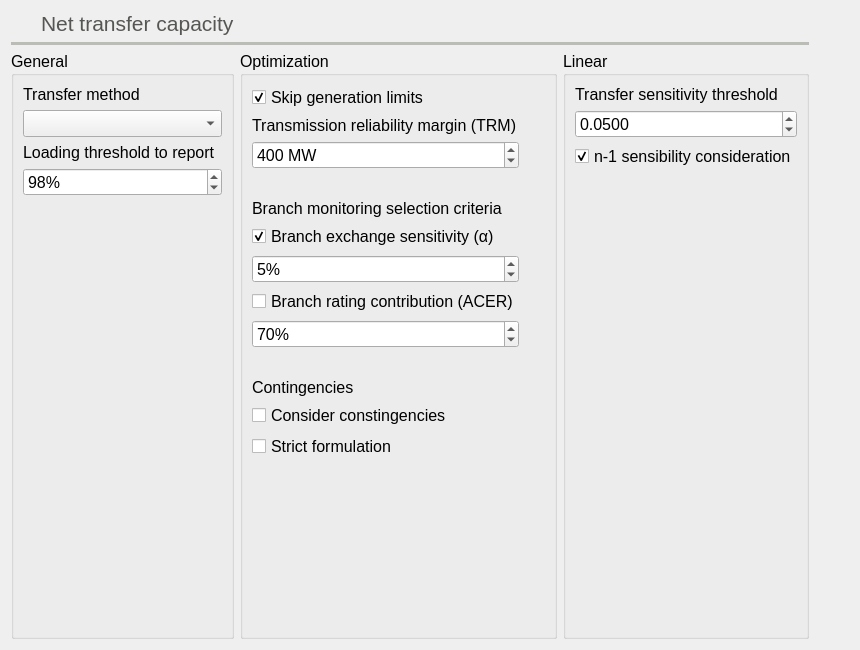
          <widget class="QWidget" name="ntc_tab">
           <property name="toolTip">
            <string>Net transfer capacity settings</string>
           </property>
           <attribute name="icon">
            <iconset resource="../Icons/icons.qrc">
             <normaloff>:/Icons/icons/ntc_opf.png</normaloff>:/Icons/icons/ntc_opf.png</iconset>
           </attribute>
           <attribute name="title">
            <string>Ntc</string>
           </attribute>
           <attribute name="toolTip">
            <string>Network transfer capacity related settings</string>
           </attribute>
           <layout class="QGridLayout" name="gridLayout_13">
            <item row="2" column="2" rowspan="2">
             <widget class="QGroupBox" name="groupBox_5">
              <property name="font">
               <font>
                <pointsize>12</pointsize>
               </font>
              </property>
              <property name="title">
               <string>Optimization</string>
              </property>
              <layout class="QGridLayout" name="gridLayout_15">
               <item row="7" column="0">
                <widget class="QCheckBox" name="ntcSelectBasedOnAcerCriteriaCheckBox">
                 <property name="toolTip">
                  <string>&lt;html&gt;&lt;head/&gt;&lt;body&gt;&lt;p&gt;This criteria springs from the ACER (Agency for the Cooperation for Energy Regulators).&lt;/p&gt;&lt;p&gt;It determines that a branch is only relevant to be considered in a NTC calculation if the flow due to the exchange is over a percentage (70%) &lt;/p&gt;&lt;p&gt;&lt;br/&gt;&lt;/p&gt;&lt;p&gt;A branch is monitored only if:&lt;/p&gt;&lt;p&gt;(branch_rate * 70%) / branch_alpha &amp;lt;= total exchange rating&lt;/p&gt;&lt;/body&gt;&lt;/html&gt;</string>
                 </property>
                 <property name="text">
                  <string>Branch rating contribution (ACER)</string>
                 </property>
                </widget>
               </item>
               <item row="0" column="0" colspan="2">
                <widget class="QCheckBox" name="skipNtcGenerationLimitsCheckBox">
                 <property name="toolTip">
                  <string>If activated, the generation limits are not considered</string>
                 </property>
                 <property name="text">
                  <string>Skip generation limits</string>
                 </property>
                 <property name="checked">
                  <bool>true</bool>
                 </property>
                </widget>
               </item>
               <item row="2" column="0">
                <widget class="QSpinBox" name="trmSpinBox">
                 <property name="suffix">
                  <string> MW</string>
                 </property>
                 <property name="maximum">
                  <number>1500</number>
                 </property>
                 <property name="singleStep">
                  <number>10</number>
                 </property>
                 <property name="value">
                  <number>400</number>
                 </property>
                 <property name="displayIntegerBase">
                  <number>10</number>
                 </property>
                </widget>
               </item>
               <item row="11" column="0" colspan="2">
                <widget class="QCheckBox" name="consider_ntc_contingencies_checkBox">
                 <property name="toolTip">
                  <string>If checked, the NTC optimization will use the system declared contingencies</string>
                 </property>
                 <property name="text">
                  <string>Consider constingencies</string>
                 </property>
                </widget>
               </item>
               <item row="5" column="0">
                <widget class="QCheckBox" name="ntcSelectBasedOnExchangeSensitivityCheckBox">
                 <property name="toolTip">
                  <string>&lt;html&gt;&lt;head/&gt;&lt;body&gt;&lt;p&gt;A branch is monitored solely based on its contribution to the inter-area excahge sensitivity. Therefore a branch is selected if it's alpha value is greater than the set alpha %&lt;/p&gt;&lt;/body&gt;&lt;/html&gt;</string>
                 </property>
                 <property name="text">
                  <string>Branch exchange sensitivity (α)</string>
                 </property>
                 <property name="checked">
                  <bool>true</bool>
                 </property>
                </widget>
               </item>
               <item row="8" column="0">
                <widget class="QSpinBox" name="ntcLoadRuleSpinBox">
                 <property name="suffix">
                  <string>%</string>
                 </property>
                 <property name="maximum">
                  <number>100</number>
                 </property>
                 <property name="value">
                  <number>70</number>
                 </property>
                </widget>
               </item>
               <item row="9" column="0">
                <widget class="QLabel" name="label_26">
                 <property name="text">
                  <string/>
                 </property>
                </widget>
               </item>
               <item row="13" column="1">
                <spacer name="verticalSpacer_23">
                 <property name="orientation">
                  <enum>Qt::Orientation::Vertical</enum>
                 </property>
                 <property name="sizeHint" stdset="0">
                  <size>
                   <width>20</width>
                   <height>168</height>
                  </size>
                 </property>
                </spacer>
               </item>
               <item row="3" column="0">
                <widget class="QLabel" name="label_36">
                 <property name="text">
                  <string/>
                 </property>
                </widget>
               </item>
               <item row="4" column="0" colspan="2">
                <widget class="QLabel" name="label_64">
                 <property name="palette">
                  <palette>
                   <active>
                    <colorrole role="WindowText">
                     <brush brushstyle="SolidPattern">
                      <color alpha="255">
                       <red>36</red>
                       <green>31</green>
                       <blue>49</blue>
                      </color>
                     </brush>
                    </colorrole>
                   </active>
                   <inactive>
                    <colorrole role="WindowText">
                     <brush brushstyle="SolidPattern">
                      <color alpha="255">
                       <red>0</red>
                       <green>0</green>
                       <blue>0</blue>
                      </color>
                     </brush>
                    </colorrole>
                   </inactive>
                   <disabled>
                    <colorrole role="WindowText">
                     <brush brushstyle="SolidPattern">
                      <color alpha="255">
                       <red>190</red>
                       <green>190</green>
                       <blue>190</blue>
                      </color>
                     </brush>
                    </colorrole>
                   </disabled>
                  </palette>
                 </property>
                 <property name="font">
                  <font>
                   <pointsize>12</pointsize>
                   <bold>false</bold>
                  </font>
                 </property>
                 <property name="toolTip">
                  <string>Determine the branches that enter the optimization</string>
                 </property>
                 <property name="text">
                  <string>Branch monitoring selection criteria</string>
                 </property>
                </widget>
               </item>
               <item row="10" column="0" colspan="2">
                <widget class="QLabel" name="label_105">
                 <property name="palette">
                  <palette>
                   <active>
                    <colorrole role="WindowText">
                     <brush brushstyle="SolidPattern">
                      <color alpha="255">
                       <red>36</red>
                       <green>31</green>
                       <blue>49</blue>
                      </color>
                     </brush>
                    </colorrole>
                   </active>
                   <inactive>
                    <colorrole role="WindowText">
                     <brush brushstyle="SolidPattern">
                      <color alpha="255">
                       <red>0</red>
                       <green>0</green>
                       <blue>0</blue>
                      </color>
                     </brush>
                    </colorrole>
                   </inactive>
                   <disabled>
                    <colorrole role="WindowText">
                     <brush brushstyle="SolidPattern">
                      <color alpha="255">
                       <red>190</red>
                       <green>190</green>
                       <blue>190</blue>
                      </color>
                     </brush>
                    </colorrole>
                   </disabled>
                  </palette>
                 </property>
                 <property name="font">
                  <font>
                   <pointsize>12</pointsize>
                   <bold>false</bold>
                  </font>
                 </property>
                 <property name="text">
                  <string>Contingencies</string>
                 </property>
                </widget>
               </item>
               <item row="6" column="0">
                <widget class="QSpinBox" name="ntcAlphaSpinBox">
                 <property name="toolTip">
                  <string>Minimum exchange contribution (Alpha)</string>
                 </property>
                 <property name="suffix">
                  <string>%</string>
                 </property>
                 <property name="maximum">
                  <number>100</number>
                 </property>
                 <property name="value">
                  <number>5</number>
                 </property>
                </widget>
               </item>
               <item row="1" column="0">
                <widget class="QLabel" name="label_231">
                 <property name="toolTip">
                  <string>Transmission reliability margin (TRM)</string>
                 </property>
                 <property name="text">
                  <string>Transmission reliability margin (TRM)</string>
                 </property>
                </widget>
               </item>
               <item row="12" column="0" colspan="2">
                <widget class="QCheckBox" name="strict_ntc_formulation_checkBox">
                 <property name="toolTip">
                  <string>More strict NTC Formulation: No slacks of any type and specific monitoring criteria</string>
                 </property>
                 <property name="text">
                  <string>Strict formulation</string>
                 </property>
                </widget>
               </item>
              </layout>
             </widget>
            </item>
            <item row="2" column="0" rowspan="2" colspan="2">
             <widget class="QGroupBox" name="groupBox_4">
              <property name="font">
               <font>
                <pointsize>12</pointsize>
               </font>
              </property>
              <property name="title">
               <string>General</string>
              </property>
              <layout class="QGridLayout" name="gridLayout_20">
               <item row="5" column="0">
                <spacer name="verticalSpacer_22">
                 <property name="orientation">
                  <enum>Qt::Orientation::Vertical</enum>
                 </property>
                 <property name="sizeHint" stdset="0">
                  <size>
                   <width>20</width>
                   <height>325</height>
                  </size>
                 </property>
                </spacer>
               </item>
               <item row="3" column="0">
                <widget class="QLabel" name="label_30">
                 <property name="text">
                  <string>Loading threshold to report</string>
                 </property>
                </widget>
               </item>
               <item row="1" column="0">
                <widget class="QLabel" name="label_77">
                 <property name="text">
                  <string>Transfer method</string>
                 </property>
                </widget>
               </item>
               <item row="4" column="0">
                <widget class="QSpinBox" name="ntcReportLoadingThresholdSpinBox">
                 <property name="suffix">
                  <string>%</string>
                 </property>
                 <property name="maximum">
                  <number>9999</number>
                 </property>
                 <property name="value">
                  <number>98</number>
                 </property>
                </widget>
               </item>
               <item row="2" column="0">
                <widget class="QComboBox" name="transferMethodComboBox"/>
               </item>
              </layout>
             </widget>
            </item>
            <item row="1" column="0" colspan="4">
             <widget class="Line" name="line_27">
              <property name="palette">
               <palette>
                <active>
                 <colorrole role="WindowText">
                  <brush brushstyle="SolidPattern">
                   <color alpha="255">
                    <red>186</red>
                    <green>189</green>
                    <blue>182</blue>
                   </color>
                  </brush>
                 </colorrole>
                </active>
                <inactive>
                 <colorrole role="WindowText">
                  <brush brushstyle="SolidPattern">
                   <color alpha="255">
                    <red>186</red>
                    <green>189</green>
                    <blue>182</blue>
                   </color>
                  </brush>
                 </colorrole>
                </inactive>
                <disabled>
                 <colorrole role="WindowText">
                  <brush brushstyle="SolidPattern">
                   <color alpha="255">
                    <red>190</red>
                    <green>190</green>
                    <blue>190</blue>
                   </color>
                  </brush>
                 </colorrole>
                </disabled>
               </palette>
              </property>
              <property name="frameShadow">
               <enum>QFrame::Shadow::Plain</enum>
              </property>
              <property name="lineWidth">
               <number>4</number>
              </property>
              <property name="orientation">
               <enum>Qt::Orientation::Horizontal</enum>
              </property>
             </widget>
            </item>
            <item row="0" column="0">
             <widget class="QLabel" name="label_97">
              <property name="minimumSize">
               <size>
                <width>24</width>
                <height>24</height>
               </size>
              </property>
              <property name="maximumSize">
               <size>
                <width>24</width>
                <height>24</height>
               </size>
              </property>
              <property name="text">
               <string/>
              </property>
              <property name="pixmap">
               <pixmap resource="../Icons/icons.qrc">:/Icons/icons/ntc_opf.png</pixmap>
              </property>
              <property name="scaledContents">
               <bool>true</bool>
              </property>
             </widget>
            </item>
            <item row="2" column="4" rowspan="2">
             <spacer name="horizontalSpacer_6">
              <property name="orientation">
               <enum>Qt::Orientation::Horizontal</enum>
              </property>
              <property name="sizeHint" stdset="0">
               <size>
                <width>40</width>
                <height>20</height>
               </size>
              </property>
             </spacer>
            </item>
            <item row="2" column="3" rowspan="2">
             <widget class="QGroupBox" name="groupBox_6">
              <property name="font">
               <font>
                <pointsize>12</pointsize>
               </font>
              </property>
              <property name="title">
               <string>Linear</string>
              </property>
              <property name="flat">
               <bool>false</bool>
              </property>
              <property name="checkable">
               <bool>false</bool>
              </property>
              <layout class="QGridLayout" name="gridLayout_29">
               <item row="3" column="0">
                <spacer name="verticalSpacer_24">
                 <property name="orientation">
                  <enum>Qt::Orientation::Vertical</enum>
                 </property>
                 <property name="sizeHint" stdset="0">
                  <size>
                   <width>20</width>
                   <height>393</height>
                  </size>
                 </property>
                </spacer>
               </item>
               <item row="2" column="0" colspan="2">
                <widget class="QCheckBox" name="n1ConsiderationCheckBox">
                 <property name="text">
                  <string>n-1 sensibility consideration</string>
                 </property>
                 <property name="checked">
                  <bool>true</bool>
                 </property>
                </widget>
               </item>
               <item row="0" column="0" colspan="2">
                <widget class="QLabel" name="label_62">
                 <property name="text">
                  <string>Transfer sensitivity threshold</string>
                 </property>
                </widget>
               </item>
               <item row="1" column="0" colspan="2">
                <widget class="QDoubleSpinBox" name="atcThresholdSpinBox">
                 <property name="toolTip">
                  <string>Threshold used to discard insensitive branches</string>
                 </property>
                 <property name="decimals">
                  <number>4</number>
                 </property>
                 <property name="maximum">
                  <double>1.000000000000000</double>
                 </property>
                 <property name="singleStep">
                  <double>0.010000000000000</double>
                 </property>
                 <property name="value">
                  <double>0.050000000000000</double>
                 </property>
                </widget>
               </item>
              </layout>
             </widget>
            </item>
            <item row="0" column="1">
             <widget class="QLabel" name="label_96">
              <property name="palette">
               <palette>
                <active>
                 <colorrole role="WindowText">
                  <brush brushstyle="SolidPattern">
                   <color alpha="255">
                    <red>85</red>
                    <green>87</green>
                    <blue>83</blue>
                   </color>
                  </brush>
                 </colorrole>
                </active>
                <inactive>
                 <colorrole role="WindowText">
                  <brush brushstyle="SolidPattern">
                   <color alpha="255">
                    <red>85</red>
                    <green>87</green>
                    <blue>83</blue>
                   </color>
                  </brush>
                 </colorrole>
                </inactive>
                <disabled>
                 <colorrole role="WindowText">
                  <brush brushstyle="SolidPattern">
                   <color alpha="255">
                    <red>190</red>
                    <green>190</green>
                    <blue>190</blue>
                   </color>
                  </brush>
                 </colorrole>
                </disabled>
               </palette>
              </property>
              <property name="font">
               <font>
                <pointsize>16</pointsize>
               </font>
              </property>
              <property name="toolTip">
               <string>Select the solver in the OPF tab and the areas in the areas tab</string>
              </property>
              <property name="text">
               <string>Net transfer capacity</string>
              </property>
             </widget>
            </item>
           </layout>
          </widget>
